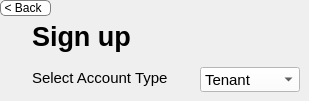
                <widget class="QFrame" name="frame_3">
                 <property name="minimumSize">
                  <size>
                   <width>0</width>
                   <height>100</height>
                  </size>
                 </property>
                 <property name="styleSheet">
                  <string notr="true">QFrame{
border:none;
}</string>
                 </property>
                 <property name="frameShape">
                  <enum>QFrame::Shape::StyledPanel</enum>
                 </property>
                 <property name="frameShadow">
                  <enum>QFrame::Shadow::Raised</enum>
                 </property>
                 <widget class="QLabel" name="label_10">
                  <property name="geometry">
                   <rect>
                    <x>32</x>
                    <y>16</y>
                    <width>141</width>
                    <height>41</height>
                   </rect>
                  </property>
                  <property name="minimumSize">
                   <size>
                    <width>141</width>
                    <height>0</height>
                   </size>
                  </property>
                  <property name="font">
                   <font>
                    <pointsize>20</pointsize>
                    <bold>true</bold>
                   </font>
                  </property>
                  <property name="text">
                   <string>Sign up</string>
                  </property>
                 </widget>
                 <widget class="QLabel" name="label_12">
                  <property name="geometry">
                   <rect>
                    <x>32</x>
                    <y>70</y>
                    <width>150</width>
                    <height>16</height>
                   </rect>
                  </property>
                  <property name="minimumSize">
                   <size>
                    <width>150</width>
                    <height>0</height>
                   </size>
                  </property>
                  <property name="font">
                   <font>
                    <pointsize>11</pointsize>
                   </font>
                  </property>
                  <property name="text">
                   <string>Select Account Type</string>
                  </property>
                 </widget>
                 <widget class="QComboBox" name="comboBox">
                  <property name="geometry">
                   <rect>
                    <x>200</x>
                    <y>67</y>
                    <width>100</width>
                    <height>25</height>
                   </rect>
                  </property>
                  <property name="minimumSize">
                   <size>
                    <width>100</width>
                    <height>25</height>
                   </size>
                  </property>
                  <property name="font">
                   <font>
                    <pointsize>11</pointsize>
                   </font>
                  </property>
                  <property name="styleSheet">
                   <string notr="true">background-color: rgb(255, 255, 255);</string>
                  </property>
                  <item>
                   <property name="text">
                    <string>Tenant</string>
                   </property>
                  </item>
                  <item>
                   <property name="text">
                    <string>Admin</string>
                   </property>
                  </item>
                 </widget>
                 <widget class="QPushButton" name="backbtn">
                  <property name="geometry">
                   <rect>
                    <x>0</x>
                    <y>0</y>
                    <width>51</width>
                    <height>16</height>
                   </rect>
                  </property>
                  <property name="styleSheet">
                   <string notr="true">padding-left:-5px;
border: 0.5px solid gray;
border-radius: 5px;
background-color: rgb(255, 255, 255);</string>
                  </property>
                  <property name="text">
                   <string>&lt; Back</string>
                  </property>
                 </widget>
                </widget>
